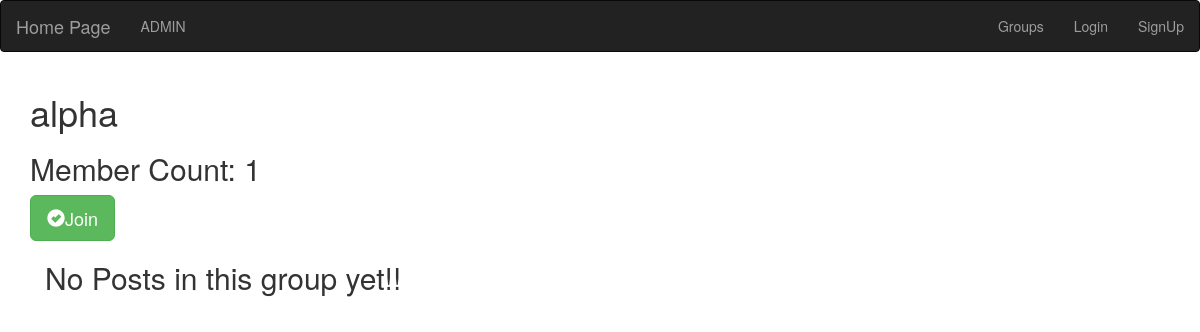
Page /groups/post/in/alpha on the earlier database version.
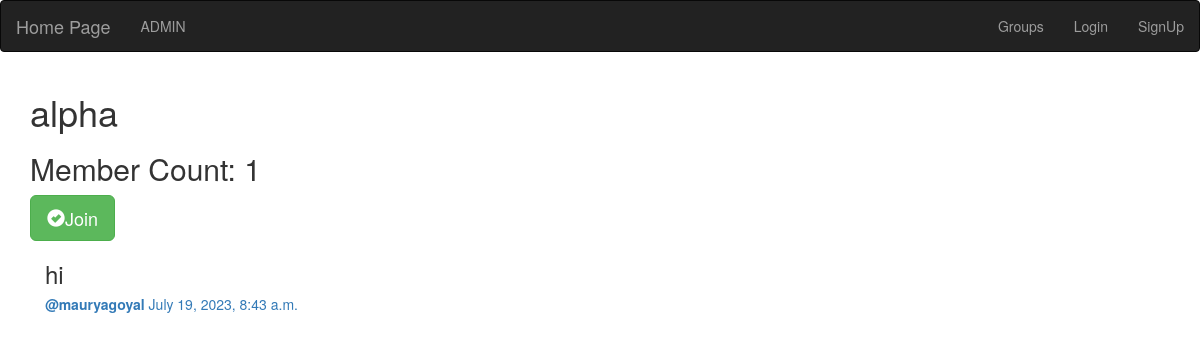
Same page on the later database version.
### posts/models.py (models this page shows, shortened)
class Post(models.Model):
    user = models.ForeignKey(User,on_delete=models.CASCADE,related_name='posts')
    created_at = models.DateTimeField(auto_now=True)
    message = models.TextField()
    message_html = models.TextField(editable=False)
    group = models.ForeignKey(Group,on_delete=models.CASCADE,related_name='posts',null=True,blank=True)
    class Meta:
        ordering = ['-created_at']
        unique_together = ['user','message']

### groups/views.py (the view)
# urls.py: path('post/in/<slug:slug>',views.SingleGroup.as_view(),name='single'),
class SingleGroup(generic.DetailView):
    model  = Group
    context_object_name = 'group'

### groups/templates/groups/group_detail.html (shortened to what this page needs)
{% extends 'groups/group_base.html' %}
{% block pregroup_block %}
    <h1>{{group.name}}</h1>
    <h2>Member Count: {{group.members.count }}</h2>
    <div class="content">
        {% if user in group.members.all %}
            <a href="{% url 'groups:leave' slug=group.slug %}"
                class="btn btn-lg btn-fill btn-danger">
            <span class="glyphicon glyphicon-remove-sign"></span>Leave</a>
        {% else %}
            <a href="{% url 'groups:join' slug=group.slug %}"
                class="btn btn-lg btn-fill btn-success">
            <span class="glyphicon glyphicon-ok-sign"></span>Join</a>
        {% endif %}
    </div>
{% endblock %}
{% block group_content_block %}
    <div class="col-md-8">
        {% if group.posts.count == 0%}
            <h2>No Posts in this group yet!!</h2>
        {% else %}
            {% for post in group.posts.all %}
                {% include 'posts/_post.html' %}
            {% endfor %}
        {% endif %}
    </div>
{% endblock %}
{% block postgroup_block %}
    <div class="col-md-8">
    </div>
{% endblock %}

### posts/templates/posts/_post.html (shortened to what this page needs)
<div class="post-media">
    <h3>{{post.message_html|safe}}</h3>
    <div class="media-body">
        <h5 class="media-heading">
            <a href="{% url 'posts:for_user' username=post.user.username%}">
                <strong>@{{post.user.username}}</strong>
            </a>
            <time class="time">
                <a href="{% url 'posts:single' username=post.user.username pk=post.pk%}">
                    {{post.created_at}}
                </a>
            </time>
        </h5>
    </div>
</div>

Differences in the rows shown:
added Post: message_html "hi", user.username "mauryagoyal", created_at "July 19, 2023, 8:43 a.m."
Other differences:
text no longer shown: "No Posts in this group yet!!"
